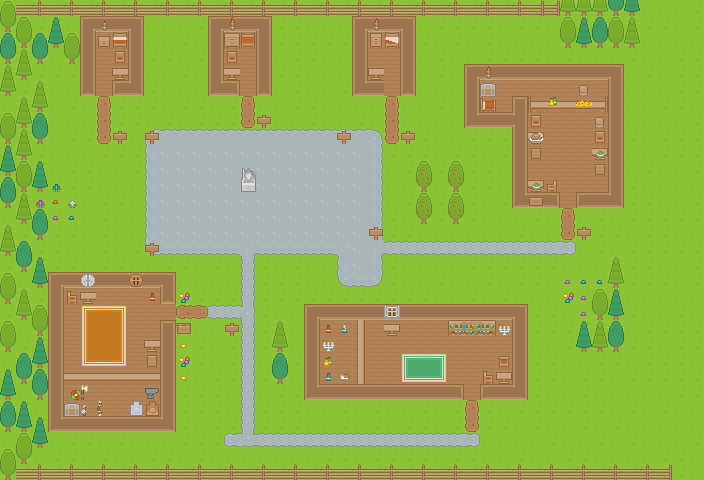

A level layout from a 2D game, rendered from its tile map. Below: a short description, then the map file with tile-grid data replaced by summaries:
An orthogonal 44x30 tile map with 16x16 px tiles, 4 tile layers (Background_Layer, Ground_Layer, Decoration_layer, Decoration_layer2), 2 tilesets and 26 objects (3x TOWN_GUARD, 3x TOWN|TOP_WORLD, TOWN_INNKEEPER, TOWN_BLACKSMITH, TOWN_MAGE, ...).

<map version="1.5" tiledversion="1.6.0" orientation="orthogonal" renderorder="right-down" width="44" height="30" tilewidth="16" tileheight="16" infinite="0" nextlayerid="10" nextobjectid="102">
 <tileset firstgid="1" source="RPG.tsx" />
 <tileset firstgid="1768" source="Chars.tsx" />
 <layer id="1" name="Background_Layer" width="44" height="30">
  <data>[1320 cells, 1311 non-empty, 4 distinct tile ids]</data>
 </layer>
 <layer id="2" name="Ground_Layer" width="44" height="30">
  <data>[1320 cells, 562 non-empty, 83 distinct tile ids]</data>
 </layer>
 <layer id="3" name="Decoration_layer" width="44" height="30">
  <data>[1320 cells, 62 non-empty, 42 distinct tile ids]</data>
 </layer>
 <layer id="5" name="Decoration_layer2" width="44" height="30">
  <data>[1320 cells, 2 non-empty, 2 distinct tile ids]</data>
 </layer>
 <objectgroup id="6" name="MAP_SPAWNS_LAYER">
  <object id="79" name="TOWN_INNKEEPER" x="564.667" y="84.6667" width="8" height="8.66667" />
  <object id="80" name="TOWN_BLACKSMITH" x="100" y="388" width="7.33333" height="8.66667" />
  <object id="81" name="TOWN_MAGE" x="340" y="338" width="8.66667" height="12" />
  <object id="82" name="TOWN_FOLK1" x="112.455" y="48.5455" width="15.1212" height="14.9091" />
  <object id="83" name="TOWN_FOLK2" x="385.031" y="49.0303" width="13.8182" height="13.9394" />
  <object id="84" name="TOWN_FOLK3" x="257.333" y="177.667" width="13.6667" height="14" />
  <object id="85" name="TOWN_FOLK4" x="321.06" y="209.242" width="14.4242" height="14.1212" />
  <object id="86" name="TOWN_FOLK5" x="49.5455" y="192.576" width="13.5151" height="15.0303" />
  <object id="87" name="TOWN_FOLK6" x="577.182" y="384.697" width="13.8788" height="15.5758" />
  <object id="88" name="TOWN_FOLK7" x="433.606" y="194.515" width="13.1515" height="12.6667" />
  <object id="89" name="TOWN_FOLK8" x="464.758" y="33.606" width="14.0606" height="13.9394" />
  <object id="90" name="TOWN_FOLK9" x="529.06" y="113.06" width="14.0606" height="14.3031" />
  <object id="91" name="TOWN" x="240.599" y="48.4205" width="14.8788" height="15.4545" />
  <object id="92" name="TOWN_GUARD" x="240.545" y="144.455" width="15.1818" height="15.2727" />
  <object id="93" name="TOWN_GUARD" x="512.545" y="256.818" width="14.9091" height="14.6364" />
  <object id="94" name="TOWN_GUARD" x="240.727" y="352.636" width="14.7273" height="14.8182" />
  <object id="95" name="TOP_WORLD|TOWN" x="672.455" y="224.273" width="14.8182" height="15.8182" />
  <object id="96" name="TOWN_FOLK10" x="129.333" y="129.667" width="13.6667" height="13" />
  <object id="97" name="TOWN_FOLK11" x="210" y="433" width="11" height="10" />
  <object id="98" name="TOWN_FOLK12" x="417.311" y="320.004" width="13.8788" height="15.5758" />
  <object id="99" name="TOWN_FOLK13" x="33.1023" y="240.129" width="13.8788" height="15.5758" />
  <object id="100" name="TOWN_FOLK14" x="305.269" y="32.5871" width="13.8788" height="15.5758" />
  <object id="101" name="TOWN_FOLK15" x="577.212" y="272.242" width="13.8788" height="15.5758" />
 </objectgroup>
 <objectgroup id="9" name="MAP_PORTAL_LAYER">
  <object id="75" name="TOWN|TOP_WORLD" x="637.25" y="-5.00003" width="71.75" height="4.91663" />
  <object id="77" name="TOWN|TOP_WORLD" x="667" y="480.104" width="43" height="4.9375" />
  <object id="78" name="TOWN|TOP_WORLD" x="703.917" y="-4.25" width="5.4167" height="488.917" />
 </objectgroup>
</map>
